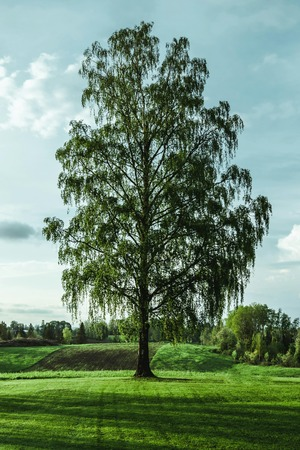
#> input picture open_cv/phase2/tree_image.jpg, 300 x 450 px
$ python first.py
#> lines starting #> are read from the running program, lines starting #| are printed output that depends on the picture
# resizing and scaling

import cv2

image = cv2.imread('tree_image.jpg')
#> image is the input picture: shape (450, 300, 3); mean B, G, R 115.2, 137.8, 112.2

if image is None:
    print("image not fount")
else:
    print('image loaded')
    resize = cv2.resize(image, (300,300))
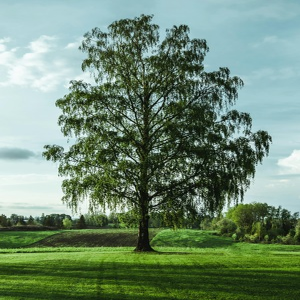
#> resize: shape (300, 300, 3); mean B, G, R 115.3, 137.9, 112.3
    scaled = cv2.resize(image, None, fx=.5,fy=1)
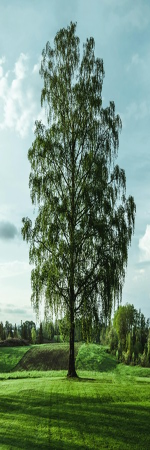
#> scaled: shape (450, 150, 3); mean B, G, R 115.4, 138.1, 112.4
    cv2.imshow('original image', image)
    cv2.imshow('resize image', resize)
    cv2.imshow('scall image', scaled)
    cv2.waitKey(0)
    cv2.destroyAllWindows()
